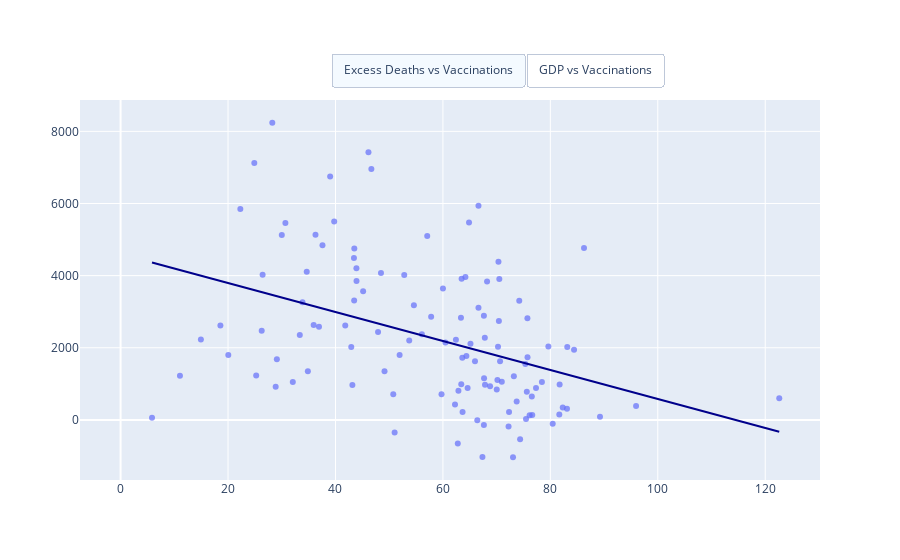

Here is the notebook cell this chart was saved with:
### Code cell
import pandas as pd
import plotly.express as px
import plotly.graph_objects as go

# Load the CSV file
df = pd.read_csv('docs/owid-covid-data.csv')

# Convert the date column to datetime
df['date'] = pd.to_datetime(df['date'])

# Filter the data for the year 2021
df_2021 = df[df['date'].dt.year == 2021]

# Function to fill NaN values with the last available non-NaN value per country
def fill_last_available(df, col):
    return df.groupby('location')[col].fillna(method='ffill')

# Fill NaN values for the relevant columns
df_2021['excess_mortality_cumulative_per_million'] = fill_last_available(df_2021, 'excess_mortality_cumulative_per_million')
df_2021['people_fully_vaccinated_per_hundred'] = fill_last_available(df_2021, 'people_fully_vaccinated_per_hundred')

# Extract the last available data for each country
df_last_2021 = df_2021.groupby('location').last().reset_index()

# Create scatter plot for excess deaths vs people fully vaccinated
fig1 = px.scatter(df_last_2021, x='people_fully_vaccinated_per_hundred', y='excess_mortality_cumulative_per_million', 
                 trendline='ols', trendline_color_override='darkblue',
                 title='Excess mortality per million inhabitants vs. People fully vaccinated per hundred inhabitants, per country for 2021',
                 labels={'people_fully_vaccinated_per_hundred': 'People fully vaccinated per hundred inhabitants',
                         'excess_mortality_cumulative_per_million': 'Excess mortality cumulative per million inhabitants'},
                 hover_name='location', opacity=0.7)

# Grab the GDP per capita data for the last day of 2021
df_gdp = df[df['date'] == '2021-12-31']

# Create scatter plot for GDP vs people fully vaccinated
fig2 = px.scatter(df_gdp, x='people_fully_vaccinated_per_hundred', y=df.columns[52], 
                 trendline='ols', trendline_color_override='darkblue',
                 title='GDP per capita vs. People fully vaccinated per hundred inhabitants, per country for 2021',
                 labels={'people_fully_vaccinated_per_hundred': 'People fully vaccinated per hundred inhabitants',
                         df.columns[52]: 'GDP per capita'},
                 hover_name='location', opacity=0.7)

# Create a figure with subplots
fig = go.Figure()

# Add traces for the first plot
for trace in fig1.data:
    fig.add_trace(trace)

# Add traces for the second plot
for trace in fig2.data:
    fig.add_trace(trace)

# Update layout for buttons to toggle between plots
fig.update_layout(
    updatemenus=[
        dict(
            type="buttons",
            direction="left",
            buttons=list([
                dict(
                    args=[{"visible": [True] * len(fig1.data) + [False] * len(fig2.data)},
                          {"title": "Excess mortality per million inhabitants vs. People fully vaccinated per hundred inhabitants, per country for 2021"}],
                    label="Excess Deaths vs Vaccinations",
                    method="update"
                ),
                dict(
                    args=[{"visible": [False] * len(fig1.data) + [True] * len(fig2.data)},
                          {"title": "GDP per capita vs. People fully vaccinated per hundred inhabitants, per country for 2021"}],
                    label="GDP vs Vaccinations",
                    method="update"
                )
            ]),
            pad={"r": 10, "t": 10},
            showactive=True,
            x=0.57,
            xanchor="center",
            y=1.15,
            yanchor="top"
        ),
    ]
)

# Initially set the second plot to be not visible
for i in range(len(fig2.data)):
    fig.data[len(fig1.data) + i].visible = False

fig.show()

### Figure 1 — Plotly figure (JSON) as saved in the notebook; plotly's stock layout.template omitted (floating-point values rounded to 4 significant figures; data arrays with more than 128 entries replaced by an {"elided": "..."} marker saying what was removed)
{"data": [{"hovertemplate": "<b>%{hovertext}</b><br><br>People fully vaccinated per hundred inhabitants=%{x}<br>Excess mortality cumulative per million inhabitants=%{y}<extra></extra>", "hovertext": {"elided": "254 str values"}, "legendgroup": "", "marker": {"color": "#636efa", "opacity": 0.7, "symbol": "circle"}, "mode": "markers", "name": "", "orientation": "v", "showlegend": false, "type": "scatter", "x": {"elided": "254 float values"}, "xaxis": "x", "y": {"elided": "254 float values"}, "yaxis": "y"}, {"hovertemplate": "<b>OLS trendline</b><br>excess_mortality_cumulative_per_million = -40.1445 * people_fully_vaccinated_per_hundred + 4596.57<br>R<sup>2</sup>=0.170592<br><br>People fully vaccinated per hundred inhabitants=%{x}<br>Excess mortality cumulative per million inhabitants=%{y} <b>(trend)</b><extra></extra>", "legendgroup": "", "line": {"color": "darkblue"}, "marker": {"color": "#636efa", "symbol": "circle"}, "mode": "lines", "name": "", "showlegend": false, "type": "scatter", "x": [5.85, 11.05, 14.95, 18.58, 20.05, 22.29, 24.89, 25.24, 26.27, 26.44, 28.24, 28.87, 29.09, 30.01, 30.68, 32.06, 33.36, 33.86, 34.65, 34.86, 35.94, 36.28, 36.93, 37.58, 39.01, 39.76, 41.82, 42.94, 43.15, 43.44, 43.48, 43.51, 43.9, 43.92, 45.15, 46.14, 46.68, 47.93, 48.47, 49.13, 50.76, 51.01, 51.94, 52.8, 53.73, 54.6, 56.09, 57.08, 57.81, 59.74, 60.01, 60.47, 62.25, 62.42, 62.77, 62.89, 63.36, 63.42, 63.48, 63.61, 63.66, 64.19, 64.37, 64.6, 64.86, 65.13, 65.97, 66.4, 66.62, 66.62, 67.36, 67.63, 67.63, 67.66, 67.8, 67.84, 68.22, 68.78, 70.02, 70.15, 70.26, 70.34, 70.42, 70.5, 70.64, 70.96, 72.22, 72.31, 73.05, 73.21, 73.73, 74.21, 74.37, 75.35, 75.47, 75.62, 75.73, 75.75, 76.14, 76.55, 76.63, 77.33, 78.43, 79.63, 80.44, 81.67, 81.73, 82.31, 83.1, 83.15, 84.41, 86.27, 89.24, 95.96, 122.6], "xaxis": "x", "y": [4362.0, 4153.0, 3996.0, 3851.0, 3792.0, 3702.0, 3597.0, 3583.0, 3542.0, 3535.0, 3463.0, 3438.0, 3429.0, 3392.0, 3365.0, 3310.0, 3257.0, 3237.0, 3206.0, 3197.0, 3154.0, 3140.0, 3114.0, 3088.0, 3031.0, 3000.0, 2918.0, 2873.0, 2864.0, 2853.0, 2851.0, 2850.0, 2834.0, 2833.0, 2784.0, 2744.0, 2723.0, 2672.0, 2651.0, 2624.0, 2559.0, 2549.0, 2511.0, 2477.0, 2440.0, 2405.0, 2345.0, 2305.0, 2276.0, 2198.0, 2187.0, 2169.0, 2098.0, 2091.0, 2077.0, 2072.0, 2053.0, 2051.0, 2048.0, 2043.0, 2041.0, 2020.0, 2012.0, 2003.0, 1993.0, 1982.0, 1948.0, 1931.0, 1922.0, 1922.0, 1892.0, 1882.0, 1882.0, 1880.0, 1875.0, 1873.0, 1858.0, 1835.0, 1786.0, 1780.0, 1776.0, 1773.0, 1770.0, 1766.0, 1761.0, 1748.0, 1697.0, 1694.0, 1664.0, 1658.0, 1637.0, 1617.0, 1611.0, 1572.0, 1567.0, 1561.0, 1556.0, 1556.0, 1540.0, 1524.0, 1520.0, 1492.0, 1448.0, 1400.0, 1367.0, 1318.0, 1316.0, 1292.0, 1261.0, 1259.0, 1208.0, 1133.0, 1014.0, 744.3, -325.5], "yaxis": "y"}, {"hovertemplate": "<b>%{hovertext}</b><br><br>People fully vaccinated per hundred inhabitants=%{x}<br>GDP per capita=%{y}<extra></extra>", "hovertext": {"elided": "254 str values"}, "legendgroup": "", "marker": {"color": "#636efa", "opacity": 0.7, "symbol": "circle"}, "mode": "markers", "name": "", "orientation": "v", "showlegend": false, "type": "scatter", "visible": false, "x": {"elided": "254 float values"}, "xaxis": "x", "y": {"elided": "254 float values"}, "yaxis": "y"}, {"hovertemplate": "<b>OLS trendline</b><br>gdp_per_capita = 570.469 * people_fully_vaccinated_per_hundred + -6309.59<br>R<sup>2</sup>=0.474397<br><br>People fully vaccinated per hundred inhabitants=%{x}<br>GDP per capita=%{y} <b>(trend)</b><extra></extra>", "legendgroup": "", "line": {"color": "darkblue"}, "marker": {"color": "#636efa", "symbol": "circle"}, "mode": "lines", "name": "", "showlegend": false, "type": "scatter", "visible": false, "x": [2.05, 3.46, 6.08, 6.68, 7.68, 11.54, 19.21, 26.27, 27.42, 28.24, 29.41, 30.01, 31.55, 33.36, 34.65, 37.58, 39.31, 39.76, 41.26, 42.57, 43.51, 43.68, 43.9, 43.92, 45.15, 46.14, 47.93, 48.47, 48.64, 50.76, 51.01, 52.8, 54.6, 56.09, 60.47, 62.25, 62.42, 62.89, 63.36, 63.41, 63.48, 63.66, 63.67, 64.6, 64.86, 65.97, 66.62, 66.62, 67.63, 67.8, 68.22, 70.26, 70.5, 70.64, 70.96, 72.31, 73.21, 74.37, 75.62, 75.73, 75.75, 76.55, 76.63, 77.33, 78.43, 80.01, 80.44, 81.46, 81.67, 81.73, 83.1, 83.15, 84.41, 89.24], "xaxis": "x", "y": [-5140.0, -4336.0, -2841.0, -2499.0, -1928.0, 273.6, 4649.0, 8677.0, 9333.0, 9800.0, 10470.0, 10810.0, 11690.0, 12720.0, 13460.0, 15130.0, 16120.0, 16370.0, 17230.0, 17980.0, 18510.0, 18610.0, 18730.0, 18750.0, 19450.0, 20010.0, 21030.0, 21340.0, 21440.0, 22650.0, 22790.0, 23810.0, 24840.0, 25690.0, 28190.0, 29200.0, 29300.0, 29570.0, 29840.0, 29860.0, 29900.0, 30010.0, 30010.0, 30540.0, 30690.0, 31320.0, 31700.0, 31700.0, 32270.0, 32370.0, 32610.0, 33770.0, 33910.0, 33990.0, 34170.0, 34940.0, 35450.0, 36120.0, 36830.0, 36890.0, 36900.0, 37360.0, 37410.0, 37800.0, 38430.0, 39330.0, 39580.0, 40160.0, 40280.0, 40310.0, 41100.0, 41120.0, 41840.0, 44600.0], "yaxis": "y"}], "layout": {"updatemenus": [{"buttons": [{"args": [{"visible": [true, true, false, false]}, {"title": "Excess mortality per million inhabitants vs. People fully vaccinated per hundred inhabitants, per country for 2021"}], "label": "Excess Deaths vs Vaccinations", "method": "update"}, {"args": [{"visible": [false, false, true, true]}, {"title": "GDP per capita vs. People fully vaccinated per hundred inhabitants, per country for 2021"}], "label": "GDP vs Vaccinations", "method": "update"}], "direction": "left", "pad": {"r": 10, "t": 10}, "showactive": true, "type": "buttons", "x": 0.57, "xanchor": "center", "y": 1.15, "yanchor": "top"}]}}
